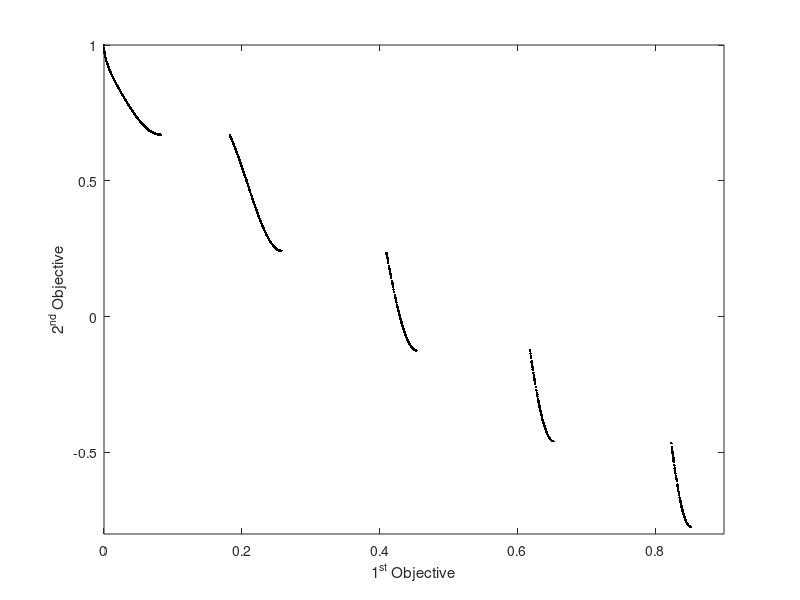

The MATLAB source for this figure:
load('ZDT3.mat');

plot(PF(:, 1), PF(:, 2), 'k.');
xlabel('1^{st} Objective');
ylabel('2^{nd} Objective');
xlim([0, 0.9]);
ylim([-0.8, 1]);
